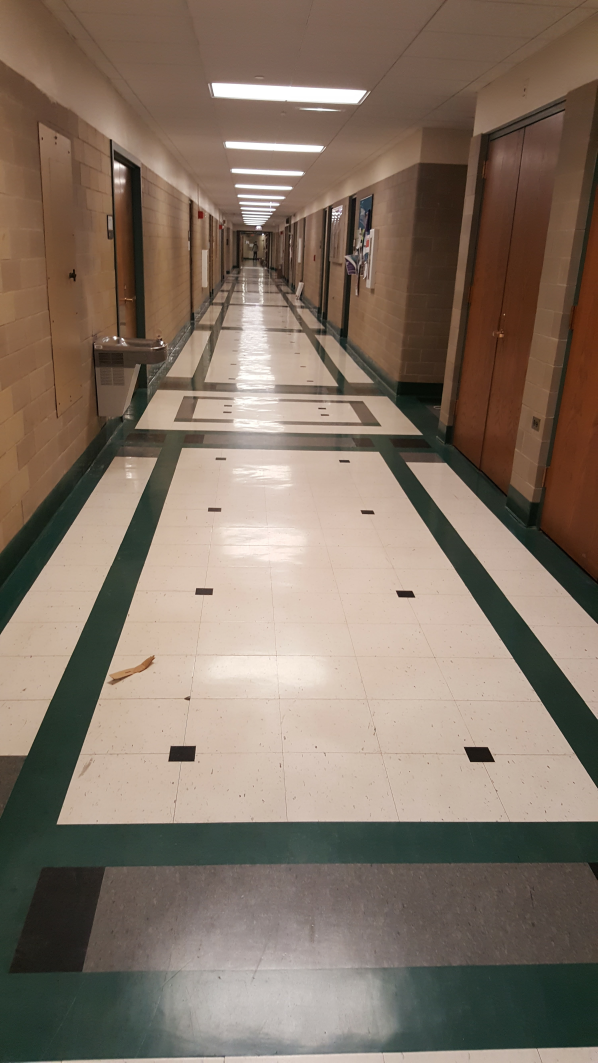
#> input picture Hallway.jpg, 2988 x 5312 px (shown at 1/5 size)
$ python hallwaytest.py   (Python 2 division)
#> lines starting #> are read from the running program, lines starting #| are printed output that depends on the picture
import cv2
import numpy
from matplotlib import pyplot as plt
import io
#from picamera import PiCamera

#Create a memory stream so photos doesn't need to be saved in a file
#stream = io.BytesIO()

#Get the picture (low resolution, so it should be quite fast)
#Here you can also specify other parameters (e.g.:rotate the image)

#camera = PiCamera()
#camera.resolution = (320, 240)
#camera.capture(stream, format='jpeg')

#Convert the picture into a numpy array
#buff = numpy.fromstring(stream.getvalue(), dtype=numpy.uint8)

#Now creates an OpenCV image
width=640
height=480
img = cv2.imread('Hallway.jpg', 1)
#> img is the input picture: shape (5312, 2988, 3); mean B, G, R 100.7, 114.7, 130.4
r = float(width) / img.shape[1]
#> r = 0.214
dim = (width, int(img.shape[0]*r))
#> dim = (640, 1137)
resized = cv2.resize(img, dim, interpolation = cv2.INTER_AREA)
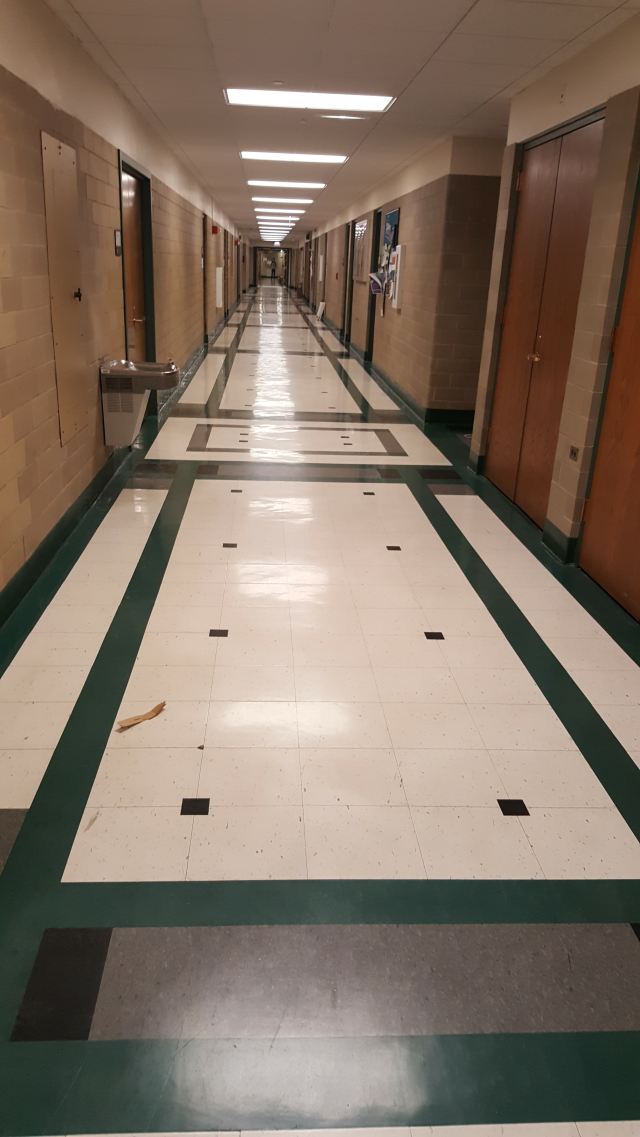
#> resized: shape (1137, 640, 3); mean B, G, R 100.7, 114.7, 130.4

#cv2.imshow("original", img)
cv2.imshow("resized", resized)
cv2.waitKey(0)
#print img.shape
print resized.shape
#| (1137, 640, 3)

# [10 lines of commented-out code are left out]
